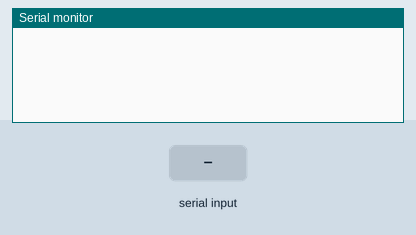
This sketch was run on a simulated Arduino Uno, built with avr-gcc and run on an emulated ATmega328P. On the bench: the last lines printed to the serial monitor. The inputs (shaded band) are chosen by the test bench.

Above: at 1.2 s.
1.3 s: "q" received over Serial
At 2.3 s:
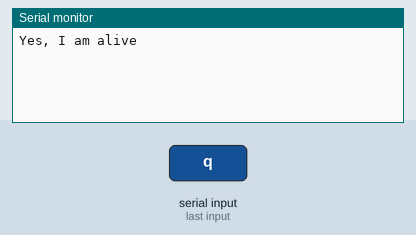
2.8 s: byte 126 (inquiry) received over Serial
At 4.0 s:
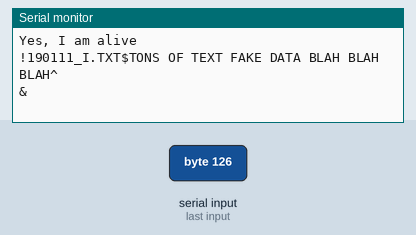
4.3 s: byte 42 (identity) received over Serial
At 5.8 s:
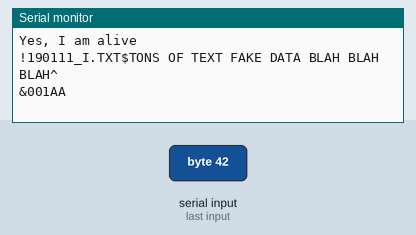

Measured:
- after the input at 1.3 s, the serial monitor: prints a new line at once (image 1)
- after the input at 2.8 s, the serial monitor: prints a new line at once (image 2)
- after the input at 4.3 s, the serial monitor: prints a new line at once (image 3)

The sketch:

serial_test.ino
```cpp
//FAKE TEENSY sending FAKE DATA

/*   Reads SD card and sends data over serial
 *
 *   IH 2/9/19
 *
 */

// unique ID for unit
#define ID "001AA"

// define characters marking start of filename, start of file, end of file, end of transmission
// using ascii control characters - hope they don't interfere w/ serial transfer
#define start_filename '!' // control char would be 0x01
#define start_file '$' // 0x02
#define end_file '^' // 0x03
#define end_transmission '&' // 0x04
#define inquiry '~' // 0x05
#define identity '*' // request for identity

#define BLINK_DELAY 2000 // milliseconds

const int SD_CS = 10; // pin assignment
const int led = 13;
// https://forum.pjrc.com/threads/26412-How-to-remap-pins-so-that-the-T3-built-in-LED-isn-t-OR-d-with-the-SPI-SCK

unsigned long lastOnTime;

void setup() {
    Serial.begin(9600); // baud rate is ignored for Teensy
    // https://www.pjrc.com/teensy/td_serial.html
    // it just sends everything at full USB rate - ok bc this is NOT
    // a direct serial connection w/ another device, it's through USB
}


void loop() {
    if (Serial.available()) {
        int byteRead = Serial.read();

        switch (byteRead) {
            case inquiry:
            {
                sendDirectory();
                Serial.write(end_transmission);

                break;
            }

            case identity:
            {
                Serial.println(ID);
                break;
            }

            case 'q':
            {
                Serial.println("Yes, I am alive");
                break;
            }
        }
    }
}


void sendFile(String filename, String contents) {
    Serial.write(start_filename);
    Serial.print(filename);
    Serial.write(start_file);
    Serial.print(contents);
    Serial.write(end_file);
    Serial.println();
}


void sendDirectory() {  // copied largely from the arduino example file
    //sendFile("190502_A.TXT","\n\nBox ID:\tTESTBOX1\n\nSubsampling interval: \t5 min\nSubsampling duration: \t30 s\nPrepumping time: \t20 s\nPostpumping time: \t10 s\nTotal sampling duration: \t24 hr\nSleep time: \t23:00 to 6:00\nWait time after reset: \t5 min\nCurrent Time: \tThursday, May 2, 2019 16:37:17\n\nYear\tMonth\tDay\tHour\tMinute\tSecond\tTime into program (s)\tCycle #\tTime into cycle (s)\tState\tM1 PWM (%)\tM2 PWM (%)\tStats avgd over\tAvg Flow (SCCM)\tStd Flow\tMax Flow\tMin Flow\tAvg Pressure (counts)\tStd Pressure\tMax Pressure\tMin Pressure\tAvg Voltage (counts)\tStd Voltage\tMax Voltage\tMin Voltage\tAvg Current 1 (counts)\tStd Current 1\tMax Current 1\tMin Current 1\tAvg Current 2 (counts)\tStd Current 2\tMax Current 2\tMin Current 2\tTotal flow (mL)\tdelT (s)\tPt before state change?\n\n2019\t5\t2\t16\t37\t17\t93.93\t0\t0.00\t0\t0\t0\t16503\t12.00\t0.00\t12.0\t12.0\t1.00\t0.04\t2\t1\t3880.01\t3.41\t3884\t3875\t1.00\t0.00\t1\t1\t9.60\t0.49\t10\t9\t2.00\t10.00\n\n2019\t5\t2\t16\t37\t27\t103.93\t0\t10.00\t0\t0\t0\t17353\t12.00\t0.00\t12.0\t12.0\t1.00\t0.05\t2\t1\t1984.77\t1700.40\t3884\t306\t1.00\t0.00\t1\t1\t9.23\t0.47\t10\t8\t4.00\t10.00\n\n2019\t5\t2\t16\t37\t37\t113.93\t0\t20.00\t0\t0\t0\t\n\n2019\t5\t2\t17\t9\t40\t2.42\t0\t0.00\t0\t0\t0\t17371\t12.00\t0.00\t12.0\t12.0\t1.00\t0.00\t1\t1\t12.67\t4.63\t24\t2\t1.00\t0.00\t1\t1\t7.93\t0.25\t9\t7\t2.00\t10.00\n");
    sendFile("190111_I.TXT","TONS OF TEXT FAKE DATA BLAH BLAH BLAH");
    //sendFile("190117_A.TXT","MORE FAKE TEXT BLAH BLAH TEXT BLAH");
}
```
